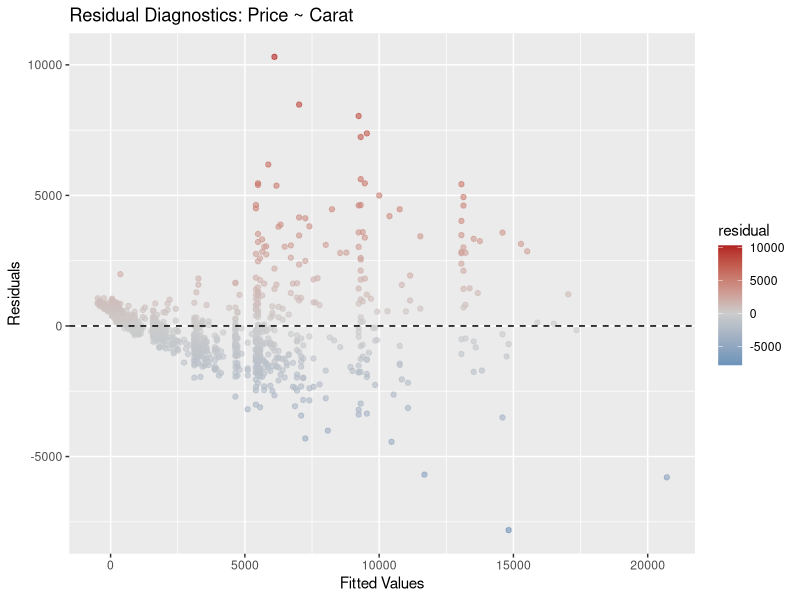

Generate this figure with R:
#| title: "Diverging Palettes and Residuals"
#| category: "Week 6 Part 3: Colour Theory"
#| dataset-name "diamonds"
#| description: "Fit a linear model predicting `price` using `carat` on the `diamonds_sample` dataset. Extract the fitted values and residuals into a new tibble called `diag_data`.\nPlot `residual` against `fitted` as a scatterplot. Add a dashed red zero-line using `geom_hline()`. Map the `colour` of the points to the `residual` value, and use `scale_colour_gradient2()` with a midpoint of 0 to create a diverging palette (e.g. blue for negative, red for positive, grey for zero)."
#| prerun-code: "set.seed(42)"
#| stub: "mod <- lm(___ ~ ___, data = diamonds_sample)\ndiag_data <- tibble(\n  fitted = mod$___,\n  residual = ___(mod)\n)\n\nggplot(diag_data, aes(x = fitted, y = residual, colour = ___)) + \n  geom_point(alpha = 0.6) + \n  ___(yintercept = 0, linetype = "dashed", colour = "black") + \n  ____(low = "steelblue", mid = "grey80",\n                         high = "firebrick",\n                          midpoint = 0) + \n  labs(title = "Residual Diagnostics: Price ~ Carat",\n        x = "Fitted Values", y = "Residuals")"

library(ggplot2)
library(dplyr)

set.seed(42)
diamonds_sample <- diamonds |> sample_n(1000)

mod <- lm(price ~ carat, data = diamonds_sample)
diag_data <- tibble(
  fitted = mod$fitted.values,
  residual = resid(mod)
)

p <- ggplot(diag_data, aes(x = fitted, y = residual, colour = residual)) +
  geom_point(alpha = 0.6) +
  geom_hline(yintercept = 0, linetype = "dashed", colour = "black") +
  scale_colour_gradient2(
    low = "steelblue", mid = "grey80",
    high = "firebrick", midpoint = 0
  ) +
  labs(
    title = "Residual Diagnostics: Price ~ Carat",
    x = "Fitted Values", y = "Residuals"
  )

print(p)
